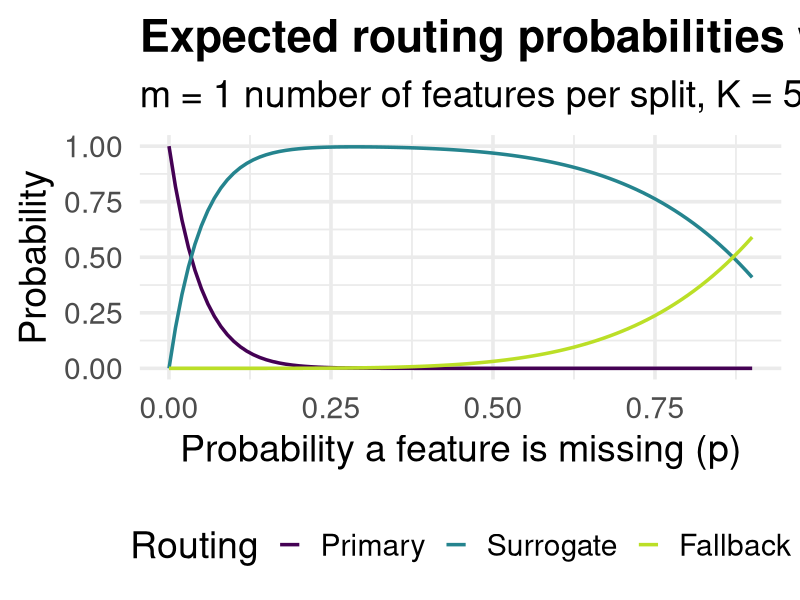
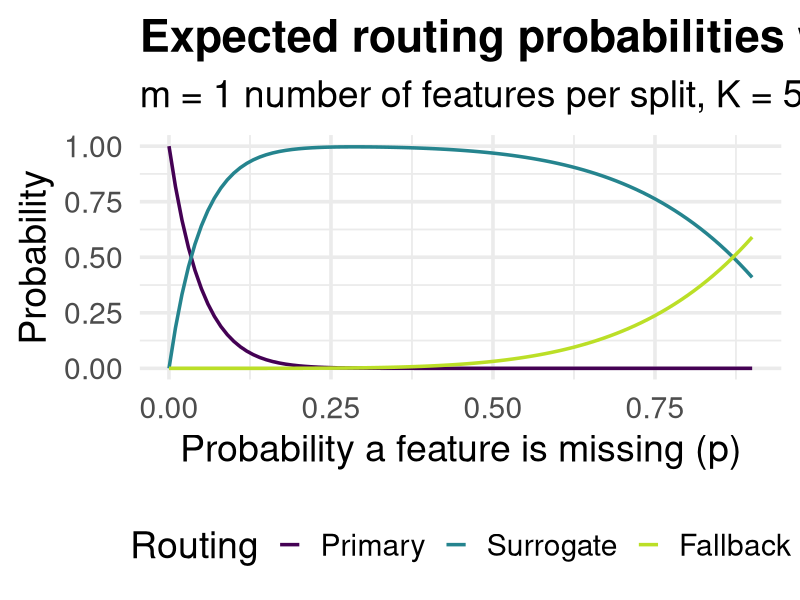

Reproduce these figures in R, in order.

library(dplyr)
library(tidyr)
library(ggplot2)
library(viridis)
library(patchwork)

# --- user chosen parameters 

m <- 1  # m = number of features at a node
K <- 5 # number of stored surrogates per node
k <- 20 # tree size
p_values    <- seq(0, 0.9, by = 0.01)

f_fractions <- c(0.05, 0.2, 0.4, 0.6, 0.8) # fractions of missing features

# ----------------------------------------

# probability that the primary split is missing at a node
q_node <- function(p, m = 1) 1 - (1 - p)^m

# probabiltiy that at least one surrogate feature is observed given K candidates
s_surrogate_obs <- function(p, K = 5) 1 - p^K

# number of nodes visized as function of training feature fraction
k_approxi <- function(f_frac, maxdepth, scale = 5, f_ref_max = max(f_fractions)) {
  round(maxdepth * scale * (f_frac / f_ref_max))}

# primary / surrogate / fallback probabilities at a tree path level
theory_probs <- function(p, m = 1, K = 5, k = 10) {
  q <- q_node(p, m)
  r <- 1 - (1 - q)^k        
  s <- s_surrogate_obs(p, K)
  
  primary   <- (1 - q)^k
  surrogate <- r * s
  fallback  <- r * (1 - s)
  
  tibble(primary = primary, surrogate = surrogate, fallback = fallback)
}


df_p <- tibble(p = p_values) %>%
  rowwise() %>%
  mutate(out = list(theory_probs(p, m = m, K = K, k = k))) %>%
  unnest(out) %>%
  ungroup() %>%
  pivot_longer(cols = c(primary, surrogate, fallback),
               names_to = "route", values_to = "prob") %>%
  mutate(route = factor(route, levels = c("primary", "surrogate", "fallback")))


plot_p <- ggplot(df_p, aes(x = p, y = prob, color = route)) +
  geom_line(linewidth = 1.2) +
  coord_cartesian(ylim = c(0, 1)) +
  scale_color_viridis_d(
    option = "D", end = 0.9,
    labels = c(primary = "Primary", surrogate = "Surrogate", fallback = "Fallback")
  ) +
  labs(
    title = "Expected routing probabilities with increasing feature missingness",
    subtitle = paste0("m = ", m, " number of features per split, K = ", K, " surrogates per node, k = ", k, " visited nodes"),
    x = "Probability a feature is missing (p)",
    y = "Probability",
    color = "Routing"
  ) +
  theme_minimal(base_size = 27) +
  theme(
    plot.title = element_text(face = "bold"),
    legend.position = "bottom"
  )

plot_p


ggsave(
  filename = "expected_probs4.png",
  plot = plot_p,
  path = "Plots/",
  width = 4800,
  height = 3000,
  units = "px",
  dpi = 300
)
